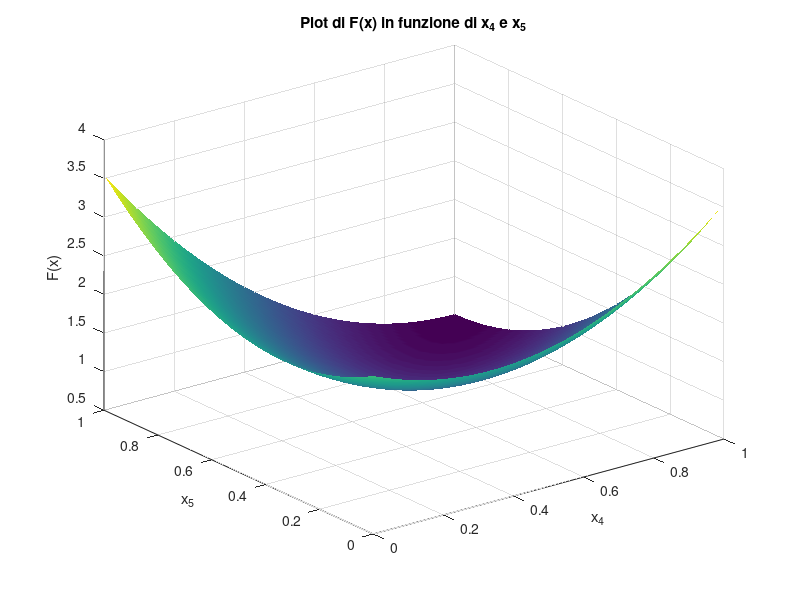

Recreate this plot in MATLAB.
n = 10;
h = 1 / (n + 1);

% Grid for x4 e x5
[x4_vals, x5_vals] = meshgrid(linspace(0, 1, 100), linspace(0, 1, 100));
F_vals = zeros(size(x4_vals));

for i = 1:size(x4_vals, 1)
    for j = 1:size(x4_vals, 2)
        x = ones(n, 1);
        x(4) = x4_vals(i, j);
        x(5) = x5_vals(i, j);
        
        x_ext = [0; x; 1];
        
        F = 0;
        for k = 1:n
            f_k = 2*x_ext(k+1) + h^2 * (x_ext(k+1) + sin(x_ext(k+1))) ...
                  - x_ext(k) - x_ext(k+2);
            F = F + f_k^2;
        end
        F_vals(i, j) = 0.5 * F;
    end
end

% Plot 
surf(x4_vals, x5_vals, F_vals)
xlabel('x_4')
ylabel('x_5')
zlabel('F(x)')
title('Plot di F(x) in funzione di x_4 e x_5')
shading interp
